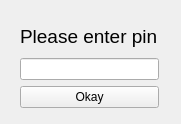
<?xml version="1.0" encoding="UTF-8"?>
<ui version="4.0">
 <class>adminpin</class>
 <widget class="QWidget" name="adminpin">
  <property name="geometry">
   <rect>
    <x>0</x>
    <y>0</y>
    <width>181</width>
    <height>124</height>
   </rect>
  </property>
  <property name="windowTitle">
   <string>Form</string>
  </property>
  <widget class="QWidget" name="">
   <property name="geometry">
    <rect>
     <x>20</x>
     <y>20</y>
     <width>139</width>
     <height>88</height>
    </rect>
   </property>
   <layout class="QVBoxLayout" name="verticalLayout_2">
    <item>
     <layout class="QVBoxLayout" name="verticalLayout">
      <item>
       <widget class="QLabel" name="label">
        <property name="font">
         <font>
          <pointsize>14</pointsize>
         </font>
        </property>
        <property name="text">
         <string>Please enter pin</string>
        </property>
       </widget>
      </item>
      <item>
       <widget class="QLineEdit" name="pinEdit">
        <property name="layoutDirection">
         <enum>Qt::LeftToRight</enum>
        </property>
        <property name="text">
         <string/>
        </property>
        <property name="alignment">
         <set>Qt::AlignCenter</set>
        </property>
       </widget>
      </item>
     </layout>
    </item>
    <item>
     <widget class="QPushButton" name="pushButton">
      <property name="text">
       <string>Okay</string>
      </property>
     </widget>
    </item>
   </layout>
  </widget>
 </widget>
 <resources/>
 <connections/>
</ui>
